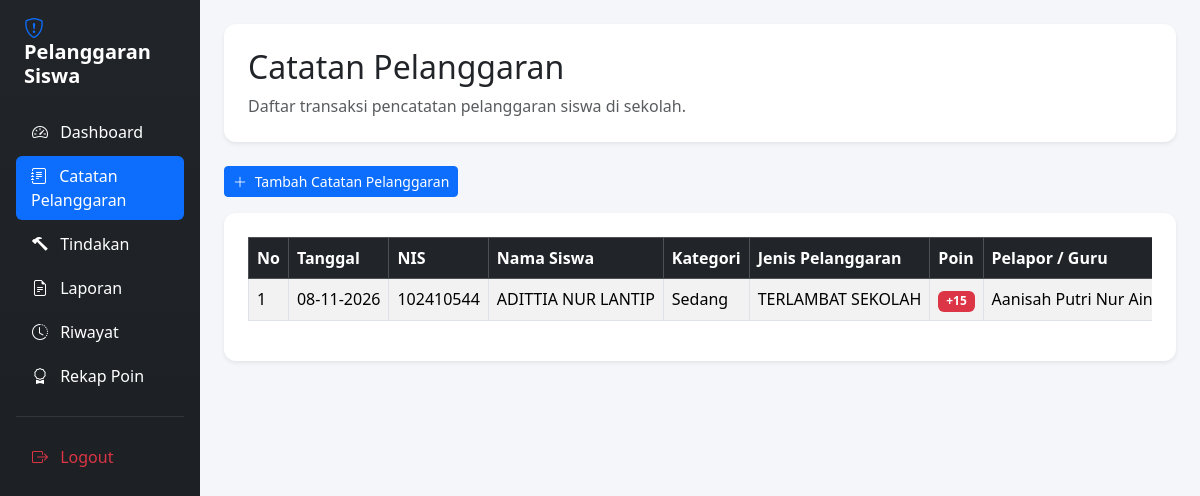
Page /catatan_pelanggaran.php (signed in) on the committed database.
### tables this page shows
CREATE TABLE `t_pelanggaran_siswa` (
  `id` int(11) NOT NULL,
  `tahun_ajaran_id` int(11) DEFAULT NULL,
  `siswa_id` int(11) DEFAULT NULL,
  `nama_siswa` varchar(150) NOT NULL,
  `kelas_id` int(11) DEFAULT NULL,
  `nama_kelas` varchar(100) NOT NULL,
  `pelanggaran_id` int(11) DEFAULT NULL,
  `nama_pelanggaran` varchar(150) NOT NULL,
  `pelanggaran_kategori_id` int(11) DEFAULT NULL,
  `guru_id` int(11) DEFAULT NULL,
  `nama_guru` varchar(150) NOT NULL,
  `tanggal` date DEFAULT NULL,
  `keterangan` text NOT NULL,
  `poin` int(11) NOT NULL,
  `tindakan` text NOT NULL,
  `status` varchar(30) NOT NULL,
  `created_at` timestamp NOT NULL DEFAULT current_timestamp(),
  `updated_at` timestamp NOT NULL DEFAULT current_timestamp()
);

CREATE TABLE `t_siswa` (
  `id` int(11) NOT NULL,
  `nis` varchar(30) DEFAULT NULL,
  `nisn` varchar(20) NOT NULL,
  `nama` varchar(150) DEFAULT NULL,
  `jenis_kelamin` char(1) NOT NULL,
  `tanggal_lahir` date NOT NULL,
  `alamat` text NOT NULL,
  `status_aktif` tinyint(1) NOT NULL,
  `created_at` timestamp NOT NULL DEFAULT current_timestamp(),
  `updated_at` timestamp NOT NULL DEFAULT current_timestamp()
);

CREATE TABLE `t_pelanggaran_kategori` (
  `id` int(11) NOT NULL,
  `nama` varchar(100) DEFAULT NULL,
  `deskripsi` text NOT NULL,
  `status_aktif` tinyint(1) NOT NULL,
  `created_at` timestamp NOT NULL DEFAULT current_timestamp(),
  `updated_at` timestamp NOT NULL DEFAULT current_timestamp()
);

CREATE TABLE `t_pelanggaran` (
  `id` int(11) NOT NULL,
  `pelanggaran_kategori_id` int(11) DEFAULT NULL,
  `kode` varchar(30) DEFAULT NULL,
  `nama` varchar(150) DEFAULT NULL,
  `poin` int(11) NOT NULL,
  `deskripsi` text NOT NULL,
  `status_aktif` tinyint(1) NOT NULL,
  `created_at` timestamp NOT NULL DEFAULT current_timestamp(),
  `updated_at` timestamp NOT NULL DEFAULT current_timestamp()
);

CREATE TABLE `t_guru` (
  `id` int(11) NOT NULL,
  `nip` varchar(30) NOT NULL,
  `nama` varchar(150) DEFAULT NULL,
  `email` varchar(150) NOT NULL,
  `status_aktif` tinyint(1) NOT NULL,
  `user_id` int(11) NOT NULL,
  `created_at` timestamp NOT NULL DEFAULT current_timestamp(),
  `updated_at` timestamp NOT NULL DEFAULT current_timestamp()
);

### catatan_pelanggaran.php (the view, shortened to what this page needs)
<?php
include "config/koneksi.php";
$sql = "SELECT
            ps.id,
            ps.tanggal,
            ps.keterangan,
            s.nis,
            s.nama AS nama_siswa,
            p.nama AS nama_pelanggaran,
            p.poin,
            pk.nama AS nama_kategori,
            g.nama AS nama_guru
        FROM t_pelanggaran_siswa ps
        LEFT JOIN t_siswa s ON ps.siswa_id = s.id
        LEFT JOIN t_pelanggaran p ON ps.pelanggaran_id = p.id
        LEFT JOIN t_pelanggaran_kategori pk ON p.pelanggaran_kategori_id = pk.id
        LEFT JOIN t_guru g ON ps.guru_id = g.id
        ORDER BY ps.tanggal DESC, ps.id DESC";
$query = mysqli_query($koneksi, $sql);
?>
<!DOCTYPE html>
<html lang="id">
<head>
    <link href="https://cdn.jsdelivr.net/npm/bootstrap@5.3.3/dist/css/bootstrap.min.css" rel="stylesheet">
    <link href="https://cdn.jsdelivr.net/npm/bootstrap-icons@1.11.3/font/bootstrap-icons.min.css" rel="stylesheet">
    <link href="https://cdn.datatables.net/2.3.4/css/dataTables.bootstrap5.min.css" rel="stylesheet">
</head>
<body>
<div class="container-fluid">
    <div class="row">
        <div class="col-md-3 col-lg-2 sidebar p-3">
            <h4 class="text-white mb-4 fw-bold fs-5 px-2">
                <i class="bi bi-shield-exclamation text-primary me-2"></i> Pelanggaran Siswa
            </h4>
            <ul class="nav nav-pills flex-column gap-1">
                <li class="nav-item">
                    <a href="dashboard.php" class="nav-link text-white">
                        <i class="bi bi-speedometer2 me-2"></i> Dashboard
                    </a>
                </li>
                <li class="nav-item">
                    <a href="catatan_pelanggaran.php" class="nav-link active" aria-current="page">
                        <i class="bi bi-journal-text me-2"></i> Catatan Pelanggaran
                    </a>
                </li>
                <li class="nav-item">
                    <a href="tindakan.php" class="nav-link text-white">
                        <i class="bi bi-hammer me-2"></i> Tindakan
                    </a>
                </li>
                <li class="nav-item">
                    <a href="laporan.php" class="nav-link text-white">
                        <i class="bi bi-file-earmark-text me-2"></i> Laporan
                    </a>
                </li>
                <li class="nav-item">
                    <a href="riwayat.php" class="nav-link text-white">
                        <i class="bi bi-clock-history me-2"></i> Riwayat
                    </a>
                </li>
                <li class="nav-item">
                    <a href="rekap_poin.php" class="nav-link text-white">
                        <i class="bi bi-award me-2"></i> Rekap Poin
                    </a>
                </li>
                <hr class="text-secondary my-3">
                <li class="nav-item">
                    <a href="logout.php" class="nav-link text-danger">
                        <i class="bi bi-box-arrow-right me-2"></i> Logout
                    </a>
                </li>
            </ul>
        </div>
        <main class="col-md-9 col-lg-10 p-4">
            <div class="card shadow-sm p-4 bg-white mb-4">
                <h2>Catatan Pelanggaran</h2>
                <p class="text-muted mb-0">
                    Daftar transaksi pencatatan pelanggaran siswa di sekolah.
                </p>
            </div>
            <div class="mb-3">
                <a href="tambah_catatan_pelanggaran.php" class="btn btn-primary btn-sm">
                    <i class="bi bi-plus-lg me-1"></i> Tambah Catatan Pelanggaran
                </a>
            </div>
            <div class="card shadow-sm bg-white">
                <div class="card-body p-4">
                    <div class="table-responsive">
                        <table id="tabelCatatan" class="table table-bordered table-striped table-hover w-100 align-middle">
                            <thead class="table-dark">
                                <tr>
                                    <th>No</th>
                                    <th>Tanggal</th>
                                    <th>NIS</th>
                                    <th>Nama Siswa</th>
                                    <th>Kategori</th>
                                    <th>Jenis Pelanggaran</th>
                                    <th>Poin</th>
                                    <th>Pelapor / Guru</th>
                                </tr>
                            </thead>
                            <tbody>
                                <?php
                                $no = 1;
                                while ($row = mysqli_fetch_assoc($query)) {
                                ?>
                                    <tr>
                                        <td><?= $no++; ?></td>
                                        <td><?= !empty($row['tanggal']) ? date('d-m-Y', strtotime($row['tanggal'])) : '-'; ?></td>
                                        <td><?= htmlspecialchars($row['nis'] ?? '-'); ?></td>
                                        <td><?= htmlspecialchars($row['nama_siswa'] ?? '-'); ?></td>
                                        <td><?= htmlspecialchars($row['nama_kategori'] ?? '-'); ?></td>
                                        <td><?= htmlspecialchars($row['nama_pelanggaran'] ?? '-'); ?></td>
                                        <td class="text-center">
                                            <span class="badge bg-danger">
                                                +<?= (int) ($row['poin'] ?? 0); ?>
                                            </span>
                                        </td>
                                        <td><?= htmlspecialchars($row['nama_guru'] ?? '-'); ?></td>
                                    </tr>
                                <?php } ?>
                            </tbody>
                        </table>
                    </div>
                </div>
            </div>
        </main>
    </div>
</div>
</body>
</html>

### catatan_pelanggaran.php (style rules this page uses)
body { background-color: #f4f6f9; }
.nav-link { transition: all 0.3s ease; border-radius: 6px; }
.nav-link:hover, .nav-link.active { background-color: #0d6efd !important; color: white !important; padding-left: 15px; }
#tabelCatatan th, #tabelCatatan td { vertical-align: middle; white-space: nowrap; }
.card { border: none; border-radius: 12px; }
.sidebar { background: linear-gradient(180deg, #212529 0%, #1a1e21 100%); min-height: 100vh; }

### rows in the picture
t_pelanggaran_siswa: tanggal "08-11-2026", siswa.nis "102410544", siswa.nama "ADITTIA NUR LANTIP", t_pelanggaran_kategori.nama "Sedang", pelanggaran.nama "TERLAMBAT SEKOLAH", pelanggaran.poin "15", guru.nama "Aanisah Putri Nur…"
